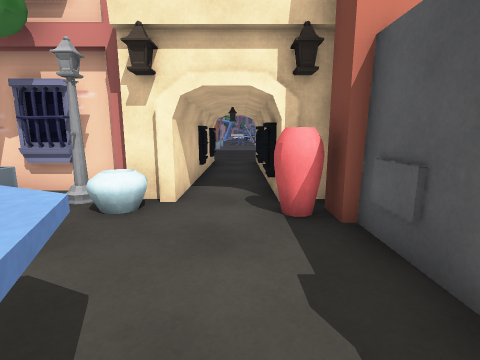
[1] (above)

22 first-person views from a walk through a Unity game level. The camera is 1.3 m above the floor, tilts 10° down and sees 85° across. The floor is counted in squares, 1 m on a side. Each view is taken from the middle of a square. On the plan, view 1 faces up. The plan holds only what a view shows up to about 13 squares ahead; the rest is blank. The place goes on beyond the plan. The player character is not drawn. Some animated figures are left out.

[2]
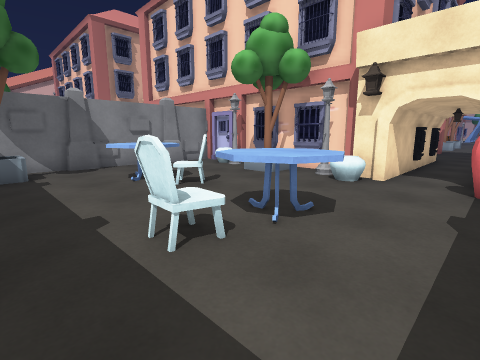

[3]
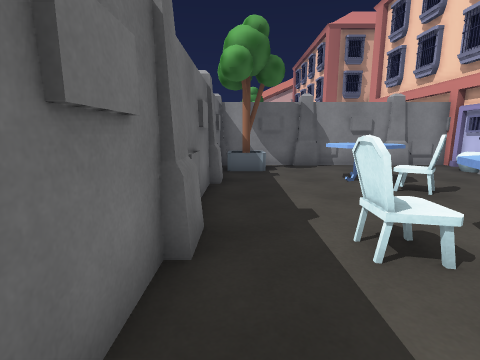

[4]
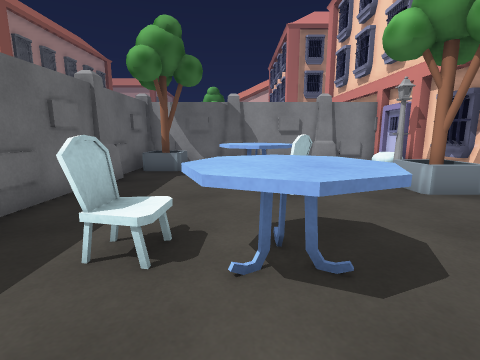

[5]
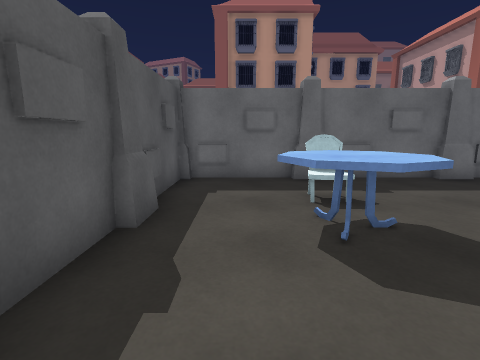

[6]
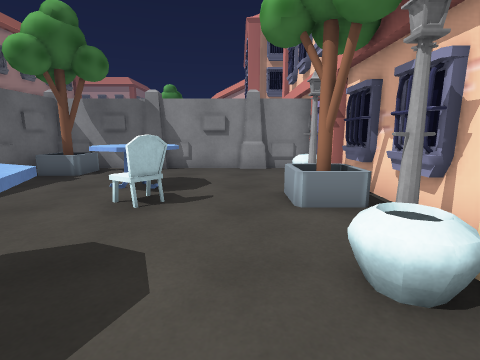

[7]
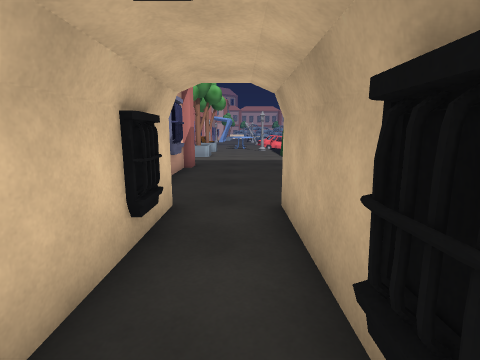

[8]
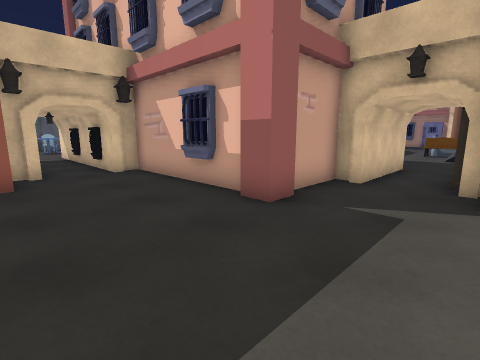

[9]
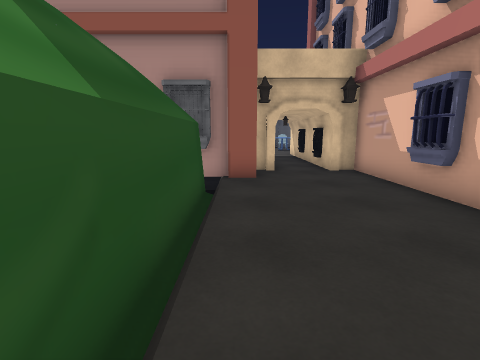

[10]
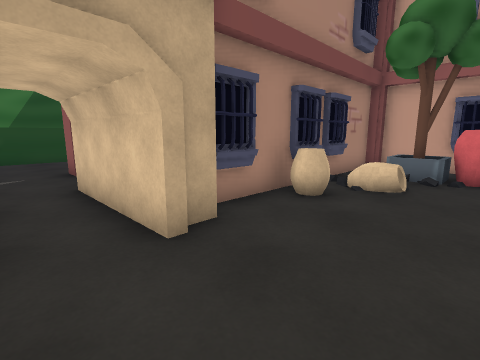

[11]
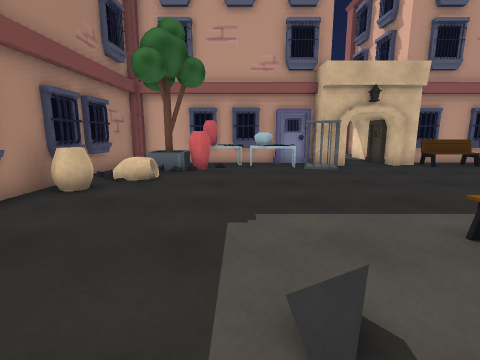

[12]
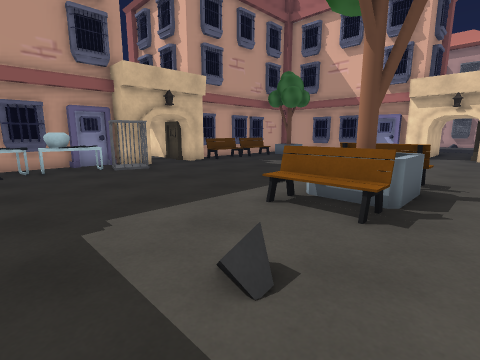

[13]
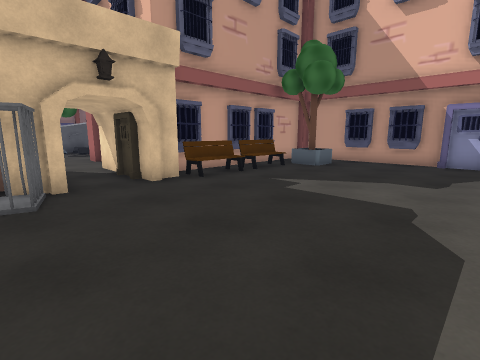

[14]
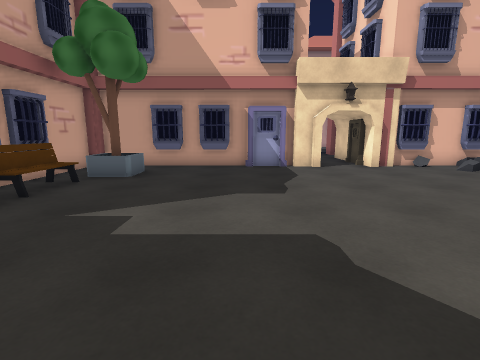

[15]
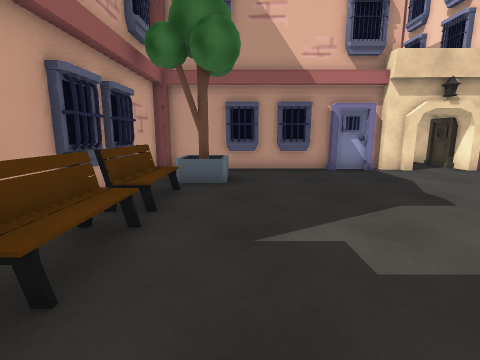

[16]
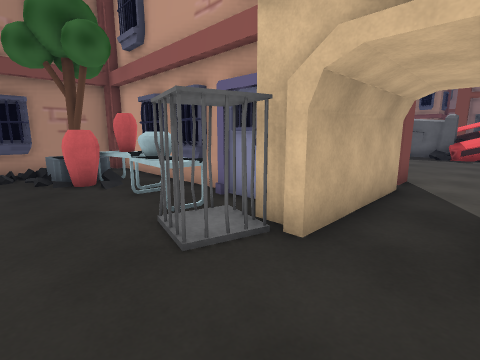

[17]
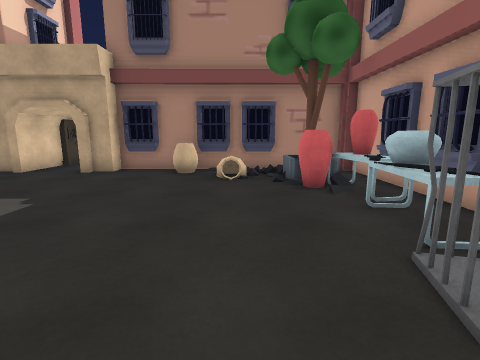

[18]
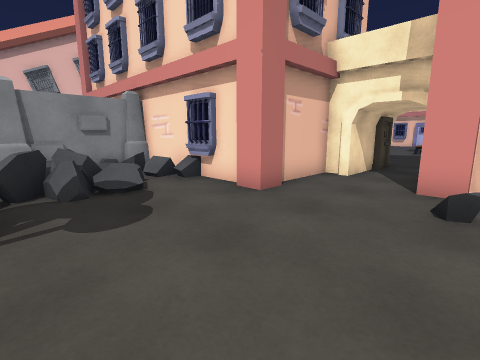

[19]
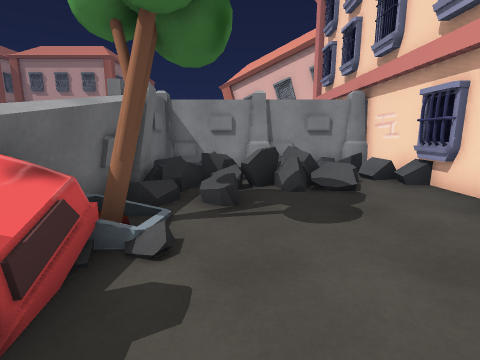

[20]
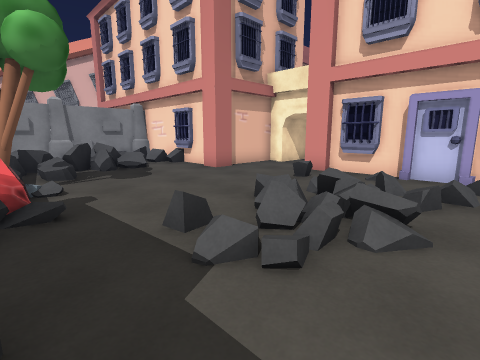

[21]
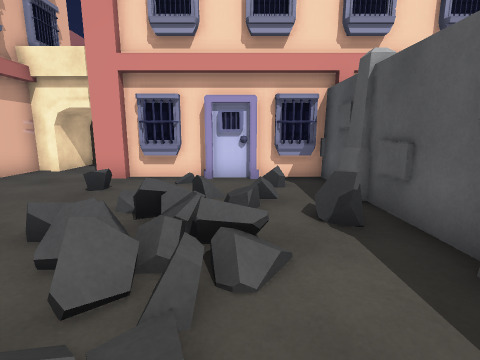

[22]
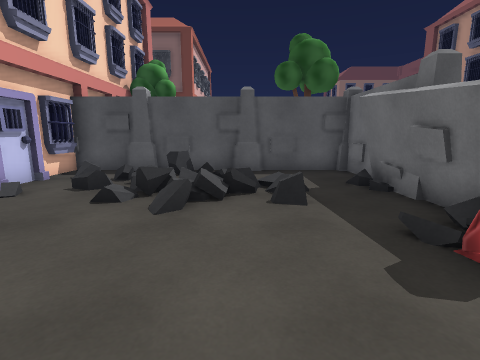

### Floor plan
Key: @ floor where view 1 was taken; # wall or solid block; . floor; / step, stairs or slope; = window, fence, low wall or low ledge; B building; T tree; S streetlight; A vase; L table; C chair; E bench; G cage; R rifle; K desk; F car; O other object.
Columns run from 30 left of view 1 to 3 right of it. Each row starts with its distance up from view 1.
 22  ##................ .### B ......
 21 O#.........TTE.........OO........#
 20 .........  TTTO..................#
 19  #O....... ETEO......####O###....#
 18  #....................#     #....#
 17  #....................#     B....#
 16  #...................A#     B....#
 15  #....................#     #....#
 14  #..................A.O     #...##
 13  #.TT...............TB#     #..##
 12  # TT........GGRA.AAT #     ##.#
 11  # TTOOEOE#O.#GRAOAKT #      #.#
 10  #####B####O.##########      #.#
  9            O.#               #.#
  8            O.#               #.#
  7           #..#               #.#
  6           #..#############B###.#
  5           #.........#.ASTT.S##.##
  4     #######........##...TT..A..A#
  3     # O...........###...........#
  2     #  O.......==.=##....C......#
  1     #===/......#==..#..LLO..LL..#
  0     #= ==.......=/..#..LL...LL@.#
 -1     ##==.......=O/..#.......O...#
 -2     #= #=.TT........#TT.....C...#
 -3        ###TFFO####..#TT.........#
 -4         ####FF###################

Where each view was taken, in squares from view 1:
view 1: 0 up, 0 right, facing up
view 2: 3 down, 1 right, facing up-left
view 3: 3 down, 1 right, facing left
view 4: 0 up, 1 right, facing left
view 5: 4 up, 0 right, facing down
view 6: 3 up, 0 right, facing left
view 7: 8 up, 0 right, facing up
view 8: 22 up, 2 right, facing down-left
view 9: 22 up, 2 right, facing down
view 10: 21 up, 12 left, facing down-right
view 11: 22 up, 13 left, facing down
view 12: 22 up, 12 left, facing down-left
view 13: 18 up, 16 left, facing down-left
view 14: 16 up, 18 left, facing left
view 15: 13 up, 19 left, facing left
view 16: 14 up, 19 left, facing down-right
view 17: 14 up, 18 left, facing right
view 18: 1 down, 16 left, facing up-left
view 19: 1 down, 16 left, facing left
view 20: 3 down, 12 left, facing up-left
view 21: 2 down, 13 left, facing up
view 22: 0 up, 20 left, facing right
